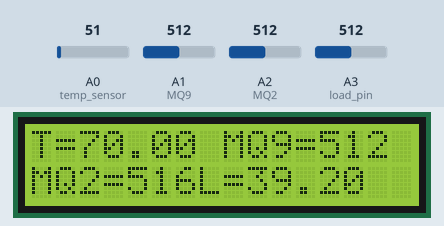
Recording of a sketch running on a simulated Arduino Uno, built with avr-gcc and run on an emulated ATmega328P. On the bench: 16×2 character LCD. The inputs (shaded band) are chosen by the test bench; at power-on: A0 (temp_sensor) = 51, A1 (MQ9) = 512, A2 (MQ2) = 512, A3 (load_pin) = 512. What the sketch prints to the serial monitor is not drawn.

Above: at 1.2 s.
1.3 s: A0 (temp_sensor) set to 61
At 3.2 s:
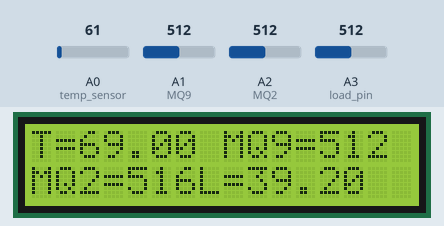
3.5 s: A1 (MQ9) set to 716
At 4.5 s:
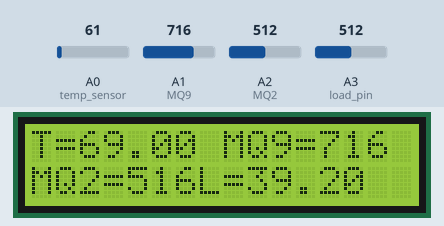
5.6 s: A2 (MQ2) set to 716
At 6.9 s:
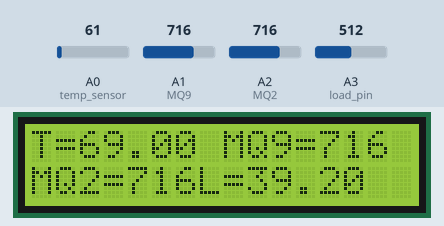
7.6 s: A3 (load_pin) set to 716
At 9.3 s:
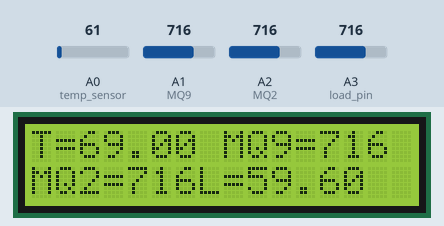
9.6 s: A0 (temp_sensor) set to 71
11.6 s: A1 (MQ9) set to 992
At 13.1 s:
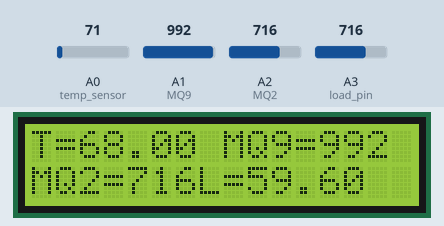
Timing chart, 0 to 14.6 s (numbered marks = the images above; inputs shaded):
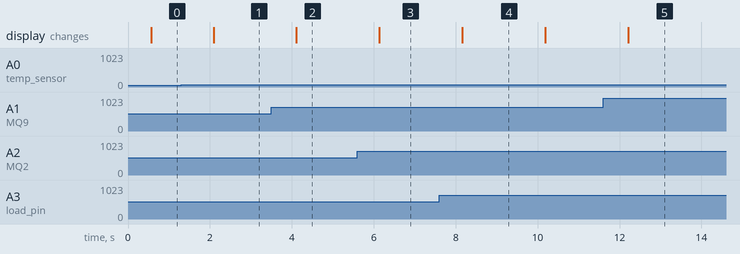

The sketch:

arduino.ino
```cpp
#include <LiquidCrystal.h>
LiquidCrystal lcd(2,3,4,5,6,7); //(rs,en,d4,d5,d6,d7)
int load_pin=A3;int temp_power=8;
const int temp_sensor=A0;int MQ9=A1;
int MQ2=A2;float load2;int mq2_val;
int mq9_val;int load_val;float tempc; int vout;
void setup(){
pinMode(temp_power,OUTPUT);
digitalWrite(temp_power,HIGH);
pinMode(MQ9,INPUT);
pinMode(MQ2,INPUT);
pinMode(temp_sensor,INPUT);
pinMode(load_pin,INPUT);
lcd.begin(16,2);
Serial.begin(9600); }
void loop() {
load_val=analogRead(load_pin);
mq2_val=analogRead(MQ2);
mq9_val=analogRead(MQ9);
vout=analogRead(temp_sensor);
delay(500);
tempc=vout/10;
tempc=75.00-tempc;
int tempk=tempc*1;
load2=(load_val/10.00)-12;
Serial.print("$");
Serial.print("T");
Serial.print(tempk);
Serial.print("M");
Serial.print(mq9_val);
Serial.print("Q");
Serial.print(mq2_val);
Serial.print("L");
Serial.print(load_val);
Serial.println("#");
lcd.setCursor(0,0);
lcd.print("T=");
lcd.setCursor(2,0);
lcd.print(tempc);
lcd.setCursor(8,0);
lcd.print("MQ9=");
lcd.print(mq9_val);
lcd.setCursor(0,1);
lcd.print("MQ2=");
lcd.print(mq2_val/10);
lcd.print(6,1);
lcd.print("L=");
lcd.print(load2);
}
```

Measured:
- after the input at 1.3 s, the display: changes after 0.79 s (image 1)
- after the input at 3.5 s, the display: changes after 0.61 s (image 2)
- after the input at 5.6 s, the display: changes after 0.54 s (image 3)
- after the input at 7.6 s, the display: changes after 0.56 s (image 4)
- after the input at 11.6 s, the display: changes after 0.61 s (image 5)
